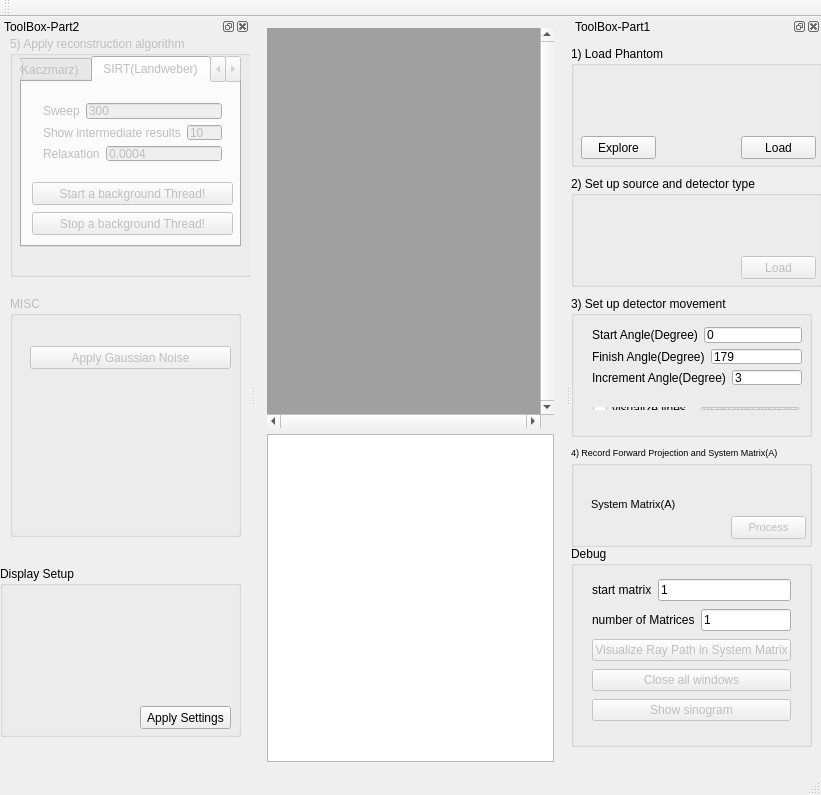
<?xml version="1.0" encoding="UTF-8"?>
<ui version="4.0">
 <class>MainWindow</class>
 <widget class="QMainWindow" name="MainWindow">
  <property name="geometry">
   <rect>
    <x>0</x>
    <y>0</y>
    <width>821</width>
    <height>795</height>
   </rect>
  </property>
  <property name="windowTitle">
   <string>CT Simulator version v0.1a</string>
  </property>
  <widget class="QWidget" name="centralWidget">
   <layout class="QHBoxLayout" name="horizontalLayout_6">
    <item>
     <layout class="QVBoxLayout" name="verticalLayout_2">
      <item>
       <widget class="QMdiArea" name="mdiArea">
        <property name="verticalScrollBarPolicy">
         <enum>Qt::ScrollBarAlwaysOn</enum>
        </property>
        <property name="horizontalScrollBarPolicy">
         <enum>Qt::ScrollBarAlwaysOn</enum>
        </property>
       </widget>
      </item>
      <item>
       <widget class="QTextEdit" name="txt_output"/>
      </item>
     </layout>
    </item>
   </layout>
  </widget>
  <widget class="QMenuBar" name="menuBar">
   <property name="geometry">
    <rect>
     <x>0</x>
     <y>0</y>
     <width>821</width>
     <height>21</height>
    </rect>
   </property>
  </widget>
  <widget class="QToolBar" name="mainToolBar">
   <attribute name="toolBarArea">
    <enum>TopToolBarArea</enum>
   </attribute>
   <attribute name="toolBarBreak">
    <bool>false</bool>
   </attribute>
  </widget>
  <widget class="QStatusBar" name="statusBar"/>
  <widget class="QDockWidget" name="dockWidget_6">
   <property name="minimumSize">
    <size>
     <width>250</width>
     <height>500</height>
    </size>
   </property>
   <property name="windowTitle">
    <string>ToolBox-Part1</string>
   </property>
   <attribute name="dockWidgetArea">
    <number>2</number>
   </attribute>
   <widget class="QWidget" name="dockWidgetContents_6">
    <widget class="QGroupBox" name="groupBox">
     <property name="geometry">
      <rect>
       <x>0</x>
       <y>10</y>
       <width>251</width>
       <height>121</height>
      </rect>
     </property>
     <property name="title">
      <string>1) Load Phantom</string>
     </property>
     <widget class="QWidget" name="layoutWidget">
      <property name="geometry">
       <rect>
        <x>10</x>
        <y>60</y>
        <width>231</width>
        <height>22</height>
       </rect>
      </property>
      <layout class="QHBoxLayout" name="horizontalLayout_3">
       <item>
        <widget class="QLabel" name="label_3">
         <property name="maximumSize">
          <size>
           <width>100</width>
           <height>16777215</height>
          </size>
         </property>
         <property name="text">
          <string>Location:</string>
         </property>
        </widget>
       </item>
       <item>
        <widget class="QLineEdit" name="phantom_location_x">
         <property name="maximumSize">
          <size>
           <width>50</width>
           <height>16777215</height>
          </size>
         </property>
        </widget>
       </item>
       <item>
        <widget class="QLineEdit" name="phantom_location_y">
         <property name="maximumSize">
          <size>
           <width>50</width>
           <height>16777215</height>
          </size>
         </property>
        </widget>
       </item>
      </layout>
     </widget>
     <widget class="QPushButton" name="phantomExplore">
      <property name="geometry">
       <rect>
        <x>10</x>
        <y>90</y>
        <width>75</width>
        <height>23</height>
       </rect>
      </property>
      <property name="text">
       <string>Explore</string>
      </property>
     </widget>
     <widget class="QPushButton" name="phantomLoad">
      <property name="geometry">
       <rect>
        <x>170</x>
        <y>90</y>
        <width>75</width>
        <height>23</height>
       </rect>
      </property>
      <property name="text">
       <string>Load</string>
      </property>
     </widget>
     <widget class="QWidget" name="layoutWidget">
      <property name="geometry">
       <rect>
        <x>10</x>
        <y>20</y>
        <width>231</width>
        <height>22</height>
       </rect>
      </property>
      <layout class="QHBoxLayout" name="horizontalLayout">
       <item>
        <widget class="QLabel" name="label">
         <property name="text">
          <string>Name:</string>
         </property>
        </widget>
       </item>
       <item>
        <widget class="QLineEdit" name="phanton_filename"/>
       </item>
      </layout>
     </widget>
     <widget class="QWidget" name="layoutWidget">
      <property name="geometry">
       <rect>
        <x>10</x>
        <y>40</y>
        <width>231</width>
        <height>22</height>
       </rect>
      </property>
      <layout class="QHBoxLayout" name="horizontalLayout_2">
       <item>
        <widget class="QLabel" name="label_2">
         <property name="maximumSize">
          <size>
           <width>30</width>
           <height>16777215</height>
          </size>
         </property>
         <property name="text">
          <string>Size:</string>
         </property>
        </widget>
       </item>
       <item>
        <widget class="QLineEdit" name="phantom_size_x">
         <property name="maximumSize">
          <size>
           <width>50</width>
           <height>16777215</height>
          </size>
         </property>
        </widget>
       </item>
       <item>
        <widget class="QLineEdit" name="phantom_size_y">
         <property name="maximumSize">
          <size>
           <width>50</width>
           <height>16777215</height>
          </size>
         </property>
        </widget>
       </item>
      </layout>
     </widget>
    </widget>
    <widget class="QGroupBox" name="groupBox_2">
     <property name="geometry">
      <rect>
       <x>0</x>
       <y>140</y>
       <width>251</width>
       <height>111</height>
      </rect>
     </property>
     <property name="title">
      <string>2) Set up source and detector type</string>
     </property>
     <widget class="QWidget" name="layoutWidget">
      <property name="geometry">
       <rect>
        <x>10</x>
        <y>20</y>
        <width>231</width>
        <height>22</height>
       </rect>
      </property>
      <layout class="QHBoxLayout" name="horizontalLayout_4">
       <item>
        <widget class="QLabel" name="label_4">
         <property name="text">
          <string>Projection Type</string>
         </property>
        </widget>
       </item>
       <item>
        <widget class="QComboBox" name="combo_projectionType"/>
       </item>
      </layout>
     </widget>
     <widget class="QWidget" name="layoutWidget">
      <property name="geometry">
       <rect>
        <x>10</x>
        <y>50</y>
        <width>231</width>
        <height>22</height>
       </rect>
      </property>
      <layout class="QHBoxLayout" name="horizontalLayout_5">
       <item>
        <widget class="QLabel" name="label_5">
         <property name="text">
          <string>Number of bins</string>
         </property>
        </widget>
       </item>
       <item>
        <widget class="QLineEdit" name="txt_numberOfBins">
         <property name="text">
          <string>30</string>
         </property>
         <property name="alignment">
          <set>Qt::AlignRight|Qt::AlignTrailing|Qt::AlignVCenter</set>
         </property>
        </widget>
       </item>
      </layout>
     </widget>
     <widget class="QPushButton" name="btn_step2">
      <property name="enabled">
       <bool>false</bool>
      </property>
      <property name="geometry">
       <rect>
        <x>170</x>
        <y>80</y>
        <width>75</width>
        <height>23</height>
       </rect>
      </property>
      <property name="text">
       <string>Load</string>
      </property>
     </widget>
    </widget>
    <widget class="QGroupBox" name="groupBox_3">
     <property name="geometry">
      <rect>
       <x>0</x>
       <y>260</y>
       <width>241</width>
       <height>141</height>
      </rect>
     </property>
     <property name="title">
      <string>3) Set up detector movement</string>
     </property>
     <widget class="QWidget" name="layoutWidget">
      <property name="geometry">
       <rect>
        <x>10</x>
        <y>20</y>
        <width>232</width>
        <height>80</height>
       </rect>
      </property>
      <layout class="QVBoxLayout" name="verticalLayout">
       <item>
        <layout class="QHBoxLayout" name="horizontalLayout_7">
         <item>
          <widget class="QLabel" name="label_6">
           <property name="text">
            <string>Start Angle(Degree)</string>
           </property>
          </widget>
         </item>
         <item>
          <widget class="QLineEdit" name="txt_startAngle">
           <property name="maximumSize">
            <size>
             <width>100</width>
             <height>16777215</height>
            </size>
           </property>
           <property name="text">
            <string>0</string>
           </property>
          </widget>
         </item>
        </layout>
       </item>
       <item>
        <layout class="QHBoxLayout" name="horizontalLayout_8">
         <item>
          <widget class="QLabel" name="label_7">
           <property name="text">
            <string>Finish Angle(Degree)</string>
           </property>
          </widget>
         </item>
         <item>
          <widget class="QLineEdit" name="txt_finishAngle">
           <property name="maximumSize">
            <size>
             <width>100</width>
             <height>16777215</height>
            </size>
           </property>
           <property name="text">
            <string>179</string>
           </property>
          </widget>
         </item>
        </layout>
       </item>
       <item>
        <layout class="QHBoxLayout" name="horizontalLayout_9">
         <item>
          <widget class="QLabel" name="label_8">
           <property name="text">
            <string>Increment Angle(Degree)</string>
           </property>
          </widget>
         </item>
         <item>
          <widget class="QLineEdit" name="txt_angleIncrement">
           <property name="maximumSize">
            <size>
             <width>100</width>
             <height>16777215</height>
            </size>
           </property>
           <property name="text">
            <string>3</string>
           </property>
          </widget>
         </item>
        </layout>
       </item>
      </layout>
     </widget>
     <widget class="QWidget" name="layoutWidget">
      <property name="geometry">
       <rect>
        <x>10</x>
        <y>100</y>
        <width>231</width>
        <height>25</height>
       </rect>
      </property>
      <layout class="QHBoxLayout" name="horizontalLayout_12">
       <item>
        <widget class="QCheckBox" name="cb_visualizeLine">
         <property name="maximumSize">
          <size>
           <width>100</width>
           <height>16777215</height>
          </size>
         </property>
         <property name="text">
          <string>visualize lines</string>
         </property>
        </widget>
       </item>
       <item>
        <widget class="QPushButton" name="btn_step3">
         <property name="enabled">
          <bool>false</bool>
         </property>
         <property name="maximumSize">
          <size>
           <width>100</width>
           <height>16777215</height>
          </size>
         </property>
         <property name="text">
          <string>Set up And Visualize</string>
         </property>
        </widget>
       </item>
      </layout>
     </widget>
    </widget>
    <widget class="QGroupBox" name="groupBox_4">
     <property name="geometry">
      <rect>
       <x>0</x>
       <y>410</y>
       <width>241</width>
       <height>101</height>
      </rect>
     </property>
     <property name="font">
      <font>
       <pointsize>7</pointsize>
      </font>
     </property>
     <property name="title">
      <string>4) Record Forward Projection and System Matrix(A)</string>
     </property>
     <widget class="QLabel" name="label_9">
      <property name="geometry">
       <rect>
        <x>20</x>
        <y>50</y>
        <width>91</width>
        <height>16</height>
       </rect>
      </property>
      <property name="font">
       <font>
        <pointsize>8</pointsize>
       </font>
      </property>
      <property name="text">
       <string>System Matrix(A)</string>
      </property>
     </widget>
     <widget class="QPushButton" name="btn_step4">
      <property name="enabled">
       <bool>false</bool>
      </property>
      <property name="geometry">
       <rect>
        <x>160</x>
        <y>70</y>
        <width>75</width>
        <height>23</height>
       </rect>
      </property>
      <property name="font">
       <font>
        <pointsize>8</pointsize>
       </font>
      </property>
      <property name="text">
       <string>Process</string>
      </property>
     </widget>
     <widget class="QWidget" name="layoutWidget">
      <property name="geometry">
       <rect>
        <x>20</x>
        <y>70</y>
        <width>121</width>
        <height>22</height>
       </rect>
      </property>
      <layout class="QHBoxLayout" name="horizontalLayout_10">
       <item>
        <widget class="QLineEdit" name="step4_matrix_row"/>
       </item>
       <item>
        <widget class="QLabel" name="label_10">
         <property name="font">
          <font>
           <pointsize>8</pointsize>
          </font>
         </property>
         <property name="text">
          <string>X</string>
         </property>
         <property name="alignment">
          <set>Qt::AlignCenter</set>
         </property>
        </widget>
       </item>
       <item>
        <widget class="QLineEdit" name="step4_matrix_column"/>
       </item>
      </layout>
     </widget>
     <widget class="QWidget" name="layoutWidget">
      <property name="geometry">
       <rect>
        <x>20</x>
        <y>20</y>
        <width>215</width>
        <height>22</height>
       </rect>
      </property>
      <layout class="QHBoxLayout" name="horizontalLayout_11">
       <item>
        <widget class="QLabel" name="label_11">
         <property name="font">
          <font>
           <pointsize>8</pointsize>
          </font>
         </property>
         <property name="text">
          <string>Number Of Projections</string>
         </property>
        </widget>
       </item>
       <item>
        <widget class="QLineEdit" name="txt_nop"/>
       </item>
      </layout>
     </widget>
    </widget>
    <widget class="QGroupBox" name="group_debug">
     <property name="geometry">
      <rect>
       <x>0</x>
       <y>510</y>
       <width>241</width>
       <height>201</height>
      </rect>
     </property>
     <property name="title">
      <string>Debug</string>
     </property>
     <widget class="QWidget" name="layoutWidget">
      <property name="geometry">
       <rect>
        <x>10</x>
        <y>20</y>
        <width>221</width>
        <height>171</height>
       </rect>
      </property>
      <layout class="QVBoxLayout" name="verticalLayout_3">
       <item>
        <layout class="QHBoxLayout" name="horizontalLayout_13">
         <item>
          <widget class="QLabel" name="label_12">
           <property name="text">
            <string>start matrix</string>
           </property>
          </widget>
         </item>
         <item>
          <widget class="QLineEdit" name="debug_startmatrix">
           <property name="text">
            <string>1</string>
           </property>
          </widget>
         </item>
        </layout>
       </item>
       <item>
        <layout class="QHBoxLayout" name="horizontalLayout_14">
         <item>
          <widget class="QLabel" name="label_13">
           <property name="text">
            <string>number of Matrices</string>
           </property>
          </widget>
         </item>
         <item>
          <widget class="QLineEdit" name="debug_numberOfMatrix">
           <property name="text">
            <string>1</string>
           </property>
          </widget>
         </item>
        </layout>
       </item>
       <item>
        <widget class="QPushButton" name="debug_btnpath">
         <property name="enabled">
          <bool>false</bool>
         </property>
         <property name="text">
          <string>Visualize Ray Path in System Matrix</string>
         </property>
        </widget>
       </item>
       <item>
        <widget class="QPushButton" name="debug_close_button">
         <property name="enabled">
          <bool>false</bool>
         </property>
         <property name="text">
          <string>Close all windows</string>
         </property>
        </widget>
       </item>
       <item>
        <widget class="QPushButton" name="debug_showsino">
         <property name="enabled">
          <bool>false</bool>
         </property>
         <property name="text">
          <string>Show sinogram</string>
         </property>
        </widget>
       </item>
      </layout>
     </widget>
    </widget>
   </widget>
  </widget>
  <widget class="QDockWidget" name="dockWidget">
   <property name="enabled">
    <bool>true</bool>
   </property>
   <property name="minimumSize">
    <size>
     <width>250</width>
     <height>500</height>
    </size>
   </property>
   <property name="floating">
    <bool>false</bool>
   </property>
   <property name="windowTitle">
    <string>ToolBox-Part2</string>
   </property>
   <attribute name="dockWidgetArea">
    <number>1</number>
   </attribute>
   <widget class="QWidget" name="dockWidgetContents">
    <widget class="QGroupBox" name="step5_group">
     <property name="enabled">
      <bool>false</bool>
     </property>
     <property name="geometry">
      <rect>
       <x>10</x>
       <y>0</y>
       <width>241</width>
       <height>241</height>
      </rect>
     </property>
     <property name="title">
      <string>5) Apply reconstruction algorithm</string>
     </property>
     <widget class="QTabWidget" name="tabWidget">
      <property name="geometry">
       <rect>
        <x>10</x>
        <y>20</y>
        <width>221</width>
        <height>191</height>
       </rect>
      </property>
      <property name="currentIndex">
       <number>1</number>
      </property>
      <widget class="QWidget" name="widget">
       <attribute name="title">
        <string>ART(Kaczmarz)</string>
       </attribute>
       <widget class="QPushButton" name="step5_art_start">
        <property name="geometry">
         <rect>
          <x>10</x>
          <y>100</y>
          <width>201</width>
          <height>23</height>
         </rect>
        </property>
        <property name="text">
         <string>Start a background Thread!</string>
        </property>
       </widget>
       <widget class="QWidget" name="layoutWidget">
        <property name="geometry">
         <rect>
          <x>10</x>
          <y>10</y>
          <width>201</width>
          <height>80</height>
         </rect>
        </property>
        <layout class="QVBoxLayout" name="verticalLayout_4">
         <item>
          <layout class="QHBoxLayout" name="horizontalLayout_16">
           <item>
            <widget class="QLabel" name="label_15">
             <property name="text">
              <string>Sweep</string>
             </property>
            </widget>
           </item>
           <item>
            <widget class="QLineEdit" name="art_sweep">
             <property name="text">
              <string>25</string>
             </property>
            </widget>
           </item>
          </layout>
         </item>
         <item>
          <layout class="QHBoxLayout" name="horizontalLayout_17">
           <item>
            <widget class="QLabel" name="label_16">
             <property name="text">
              <string>Show intermediate results</string>
             </property>
            </widget>
           </item>
           <item>
            <widget class="QLineEdit" name="art_sw">
             <property name="text">
              <string>1</string>
             </property>
            </widget>
           </item>
          </layout>
         </item>
         <item>
          <layout class="QHBoxLayout" name="horizontalLayout_18">
           <item>
            <widget class="QLabel" name="label_17">
             <property name="text">
              <string>Relaxation</string>
             </property>
            </widget>
           </item>
           <item>
            <widget class="QLineEdit" name="art_relaxation">
             <property name="text">
              <string>0.5</string>
             </property>
            </widget>
           </item>
          </layout>
         </item>
        </layout>
       </widget>
       <widget class="QTabWidget" name="tabWidget_2">
        <property name="geometry">
         <rect>
          <x>0</x>
          <y>-20</y>
          <width>221</width>
          <height>191</height>
         </rect>
        </property>
        <property name="currentIndex">
         <number>0</number>
        </property>
        <widget class="QWidget" name="widget_2">
         <attribute name="title">
          <string>ART(Kaczmarz)</string>
         </attribute>
         <widget class="QPushButton" name="step5_art_start_2">
          <property name="geometry">
           <rect>
            <x>10</x>
            <y>100</y>
            <width>201</width>
            <height>23</height>
           </rect>
          </property>
          <property name="text">
           <string>Start a background Thread!</string>
          </property>
         </widget>
         <widget class="QWidget" name="layoutWidget_2">
          <property name="geometry">
           <rect>
            <x>10</x>
            <y>10</y>
            <width>201</width>
            <height>80</height>
           </rect>
          </property>
          <layout class="QVBoxLayout" name="verticalLayout_5">
           <item>
            <layout class="QHBoxLayout" name="horizontalLayout_19">
             <item>
              <widget class="QLabel" name="label_18">
               <property name="text">
                <string>Sweep</string>
               </property>
              </widget>
             </item>
             <item>
              <widget class="QLineEdit" name="art_sweep_2">
               <property name="text">
                <string>25</string>
               </property>
              </widget>
             </item>
            </layout>
           </item>
           <item>
            <layout class="QHBoxLayout" name="horizontalLayout_20">
             <item>
              <widget class="QLabel" name="label_19">
               <property name="text">
                <string>Show intermediate results</string>
               </property>
              </widget>
             </item>
             <item>
              <widget class="QLineEdit" name="art_sw_2">
               <property name="text">
                <string>1</string>
               </property>
              </widget>
             </item>
            </layout>
           </item>
           <item>
            <layout class="QHBoxLayout" name="horizontalLayout_21">
             <item>
              <widget class="QLabel" name="label_20">
               <property name="text">
                <string>Relaxation</string>
               </property>
              </widget>
             </item>
             <item>
              <widget class="QLineEdit" name="art_relaxation_2">
               <property name="text">
                <string>0.5</string>
               </property>
              </widget>
             </item>
            </layout>
           </item>
          </layout>
         </widget>
         <widget class="QPushButton" name="step5_art_stop">
          <property name="enabled">
           <bool>false</bool>
          </property>
          <property name="geometry">
           <rect>
            <x>10</x>
            <y>130</y>
            <width>201</width>
            <height>23</height>
           </rect>
          </property>
          <property name="text">
           <string>Stop a background Thread!</string>
          </property>
         </widget>
        </widget>
        <widget class="QWidget" name="tab_4">
         <attribute name="title">
          <string>SART</string>
         </attribute>
        </widget>
        <widget class="QWidget" name="tab_5">
         <attribute name="title">
          <string>Landweber</string>
         </attribute>
        </widget>
        <widget class="QWidget" name="tab_6">
         <attribute name="title">
          <string>SIRT</string>
         </attribute>
        </widget>
       </widget>
      </widget>
      <widget class="QWidget" name="tab">
       <attribute name="title">
        <string>SIRT(Landweber)</string>
       </attribute>
       <widget class="QWidget" name="layoutWidget_3">
        <property name="geometry">
         <rect>
          <x>10</x>
          <y>10</y>
          <width>201</width>
          <height>80</height>
         </rect>
        </property>
        <layout class="QVBoxLayout" name="verticalLayout_6">
         <item>
          <layout class="QHBoxLayout" name="horizontalLayout_22">
           <item>
            <widget class="QLabel" name="label_21">
             <property name="text">
              <string>Sweep</string>
             </property>
            </widget>
           </item>
           <item>
            <widget class="QLineEdit" name="sirt_sweep">
             <property name="text">
              <string>300</string>
             </property>
            </widget>
           </item>
          </layout>
         </item>
         <item>
          <layout class="QHBoxLayout" name="horizontalLayout_23">
           <item>
            <widget class="QLabel" name="label_22">
             <property name="text">
              <string>Show intermediate results</string>
             </property>
            </widget>
           </item>
           <item>
            <widget class="QLineEdit" name="sirt_sw">
             <property name="text">
              <string>10</string>
             </property>
            </widget>
           </item>
          </layout>
         </item>
         <item>
          <layout class="QHBoxLayout" name="horizontalLayout_24">
           <item>
            <widget class="QLabel" name="label_23">
             <property name="text">
              <string>Relaxation</string>
             </property>
            </widget>
           </item>
           <item>
            <widget class="QLineEdit" name="sirt_relaxation">
             <property name="text">
              <string>0.0004</string>
             </property>
            </widget>
           </item>
          </layout>
         </item>
        </layout>
       </widget>
       <widget class="QPushButton" name="step5_sirt_stop">
        <property name="enabled">
         <bool>false</bool>
        </property>
        <property name="geometry">
         <rect>
          <x>10</x>
          <y>130</y>
          <width>201</width>
          <height>23</height>
         </rect>
        </property>
        <property name="text">
         <string>Stop a background Thread!</string>
        </property>
       </widget>
       <widget class="QPushButton" name="step5_sirt_start">
        <property name="geometry">
         <rect>
          <x>10</x>
          <y>100</y>
          <width>201</width>
          <height>23</height>
         </rect>
        </property>
        <property name="text">
         <string>Start a background Thread!</string>
        </property>
       </widget>
      </widget>
      <widget class="QWidget" name="tab_2">
       <attribute name="title">
        <string>SART</string>
       </attribute>
      </widget>
     </widget>
    </widget>
    <widget class="QGroupBox" name="groupBox_6">
     <property name="geometry">
      <rect>
       <x>0</x>
       <y>530</y>
       <width>241</width>
       <height>171</height>
      </rect>
     </property>
     <property name="title">
      <string>Display Setup</string>
     </property>
     <widget class="QPushButton" name="display_apply">
      <property name="geometry">
       <rect>
        <x>140</x>
        <y>140</y>
        <width>91</width>
        <height>23</height>
       </rect>
      </property>
      <property name="text">
       <string>Apply Settings</string>
      </property>
     </widget>
     <widget class="QWidget" name="">
      <property name="geometry">
       <rect>
        <x>20</x>
        <y>20</y>
        <width>211</width>
        <height>22</height>
       </rect>
      </property>
      <layout class="QHBoxLayout" name="horizontalLayout_15">
       <item>
        <widget class="QLabel" name="label_14">
         <property name="text">
          <string>zoomFactor</string>
         </property>
        </widget>
       </item>
       <item>
        <widget class="QLineEdit" name="display_zoomfactor">
         <property name="text">
          <string>1</string>
         </property>
        </widget>
       </item>
      </layout>
     </widget>
    </widget>
    <widget class="QGroupBox" name="misc_group">
     <property name="enabled">
      <bool>false</bool>
     </property>
     <property name="geometry">
      <rect>
       <x>10</x>
       <y>260</y>
       <width>231</width>
       <height>241</height>
      </rect>
     </property>
     <property name="title">
      <string>MISC</string>
     </property>
     <widget class="QPushButton" name="pushButton">
      <property name="geometry">
       <rect>
        <x>20</x>
        <y>50</y>
        <width>201</width>
        <height>23</height>
       </rect>
      </property>
      <property name="text">
       <string>Apply Gaussian Noise</string>
      </property>
     </widget>
     <widget class="QWidget" name="layoutWidget_7">
      <property name="geometry">
       <rect>
        <x>20</x>
        <y>20</y>
        <width>201</width>
        <height>22</height>
       </rect>
      </property>
      <layout class="QHBoxLayout" name="horizontalLayout_35">
       <item>
        <widget class="QLabel" name="label_mean_2">
         <property name="text">
          <string>Standard Deviation</string>
         </property>
        </widget>
       </item>
       <item>
        <widget class="QLineEdit" name="misc_sd">
         <property name="text">
          <string>0.03</string>
         </property>
        </widget>
       </item>
      </layout>
     </widget>
    </widget>
   </widget>
  </widget>
 </widget>
 <layoutdefault spacing="6" margin="11"/>
 <resources/>
 <connections/>
</ui>
